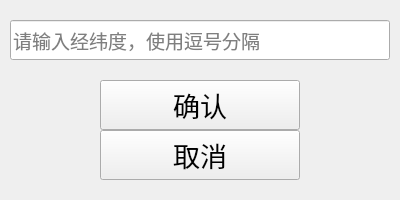
<?xml version="1.0" encoding="UTF-8"?>
<ui version="4.0">
 <class>AddWidget</class>
 <widget class="QWidget" name="AddWidget">
  <property name="geometry">
   <rect>
    <x>0</x>
    <y>0</y>
    <width>400</width>
    <height>200</height>
   </rect>
  </property>
  <property name="windowTitle">
   <string>Form</string>
  </property>
  <widget class="QLineEdit" name="lineEdit">
   <property name="geometry">
    <rect>
     <x>10</x>
     <y>20</y>
     <width>380</width>
     <height>40</height>
    </rect>
   </property>
   <property name="minimumSize">
    <size>
     <width>0</width>
     <height>40</height>
    </size>
   </property>
   <property name="font">
    <font>
     <pointsize>14</pointsize>
    </font>
   </property>
   <property name="placeholderText">
    <string>请输入经纬度，使用逗号分隔</string>
   </property>
  </widget>
  <widget class="QPushButton" name="pushButton">
   <property name="geometry">
    <rect>
     <x>100</x>
     <y>80</y>
     <width>200</width>
     <height>50</height>
    </rect>
   </property>
   <property name="minimumSize">
    <size>
     <width>0</width>
     <height>48</height>
    </size>
   </property>
   <property name="font">
    <font>
     <pointsize>20</pointsize>
    </font>
   </property>
   <property name="text">
    <string>确认</string>
   </property>
  </widget>
  <widget class="QPushButton" name="pushButton_2">
   <property name="geometry">
    <rect>
     <x>100</x>
     <y>130</y>
     <width>200</width>
     <height>50</height>
    </rect>
   </property>
   <property name="font">
    <font>
     <pointsize>20</pointsize>
    </font>
   </property>
   <property name="text">
    <string>取消</string>
   </property>
  </widget>
 </widget>
 <resources/>
 <connections/>
</ui>
